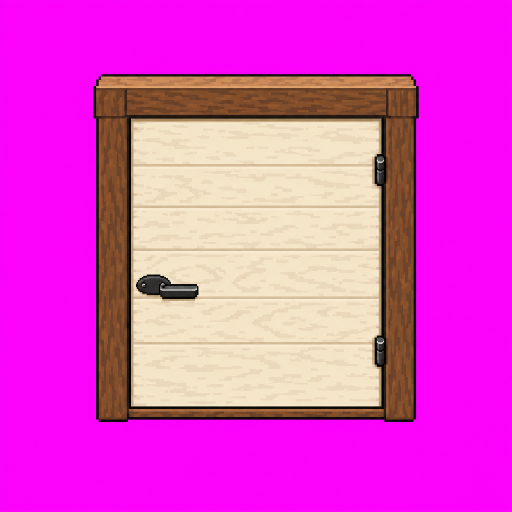
#> input picture doc/door-completion-20260925/raw/front-framed-v3.webp, 1024 x 1024 px (shown at 1/2 size); its folder holds 4 pictures in this run
$ python prepare-door-v3.py
#> lines starting #> are read from the running program, lines starting #| are printed output that depends on the picture
from pathlib import Path
from PIL import Image
import json,hashlib
root=Path(__file__).resolve().parents[1];run=root/'doc/door-completion-20260925';out=root/'public/art/platform-v1';records=[]
for id in ['front-framed-v3','side-leaf-v3']:
 im=Image.open(run/'raw'/f'{id}.webp').convert('RGBA');px=im.load()
 for y in range(im.height):
  for x in range(im.width):
   r,g,b,a=px[x,y]
   if r>170 and b>140 and g<100:px[x,y]=(r,g,b,0)
 box=im.getbbox();im=im.crop(box);im.save(out/f'{id}.png')
#> after `box = im.getbbox()`: box = (187, 148, 838, 844)
#> after `im = im.crop(box)`:
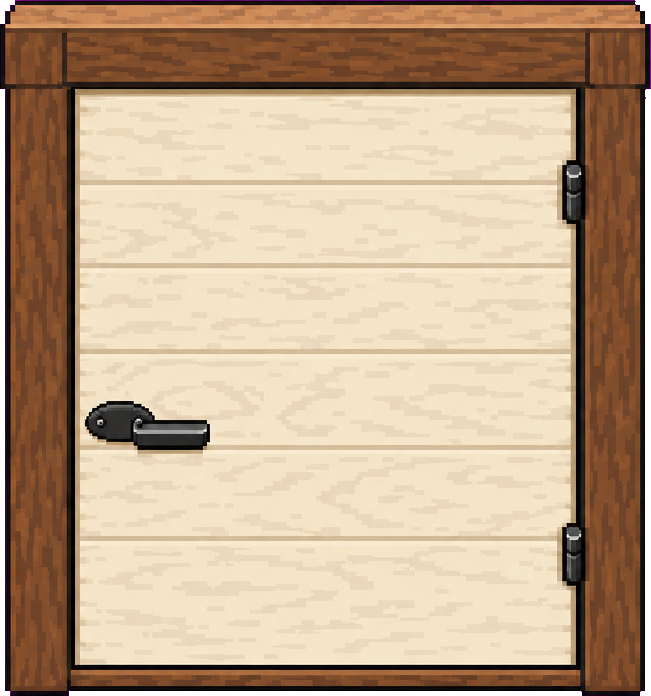
#> im: PIL image 651x696 RGBA; mean R, G, B, A 192.7, 162.6, 140, 249.5; transparent parts drawn white
 if id=='front-framed-v3':
  # Extract fixed frame from same image; remove only the movable panel region.
  opening=(260-box[0],238-box[1],765-box[0],817-box[1]);frame=im.copy();frame.paste((0,0,0,0),opening);frame.save(out/'front-frame-open-v3.png')
#> after `opening = (260 - box[0], 238 - box[1], 765 - box[0], 817 - box[1])`: opening = (73, 90, 578, 669)
#> after `frame.paste((0, 0, 0, 0), opening)`:
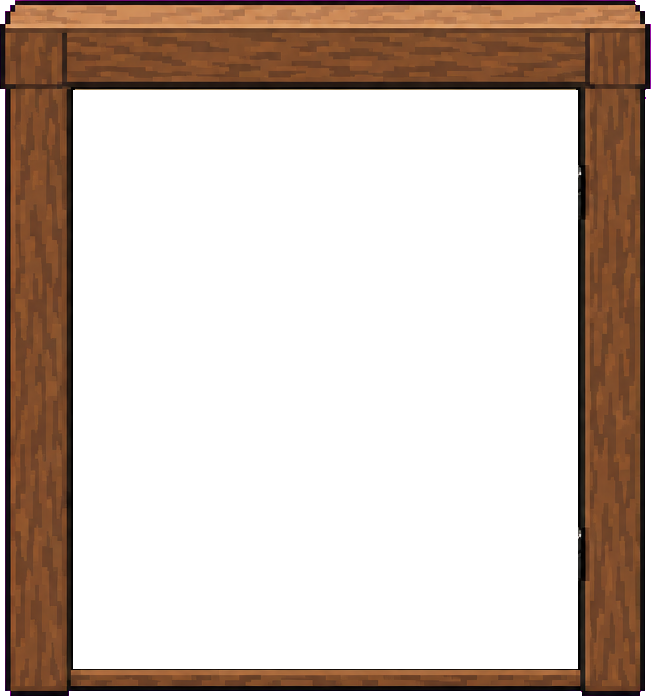
#> frame: PIL image 651x696 RGBA; mean R, G, B, A 43.3, 23.6, 19.6, 85; transparent parts drawn white
#> (the run stopped early here; a loop or call above may not have finished)
